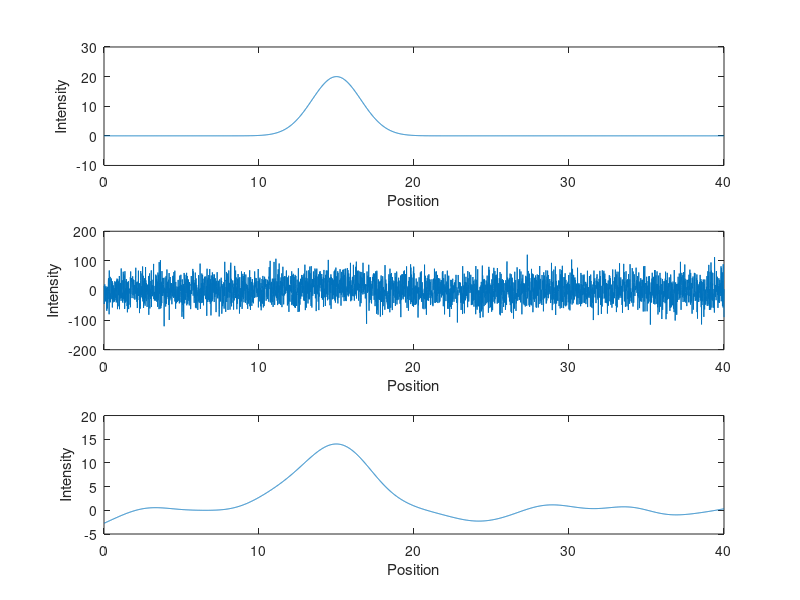

Recreate this plot in MATLAB.
clear all; close all; clc;      % Clear all workspaces

% Define time and the signal. Plot.
t=[0:.01:40]; ystand=20*exp(-(t-15).^2/5);
subplot(3,1,1); plot(t,ystand); axis([0 40 -10 30]);
xlabel('Position'); ylabel('Intensity');

% Read in (or create) the data. Plot.
ydat=ystand+normrnd(0,35,1,length(t));
subplot(3,1,2);
plot(t,ydat); axis([0 40 -200 200]);
xlabel('Position'); ylabel('Intensity');

% correlate the matched filter with the data & plot the results.
for j=1:4001;
    r=exp(-(t-j*.01).^2/5);
    Corect=r.*ydat;
    ypred(j)=sum(Corect)/sum(r);
end;
subplot(3,1,3); plot(t,ypred); axis([0 40 -5 20]);
xlabel('Position'); ylabel('Intensity');





